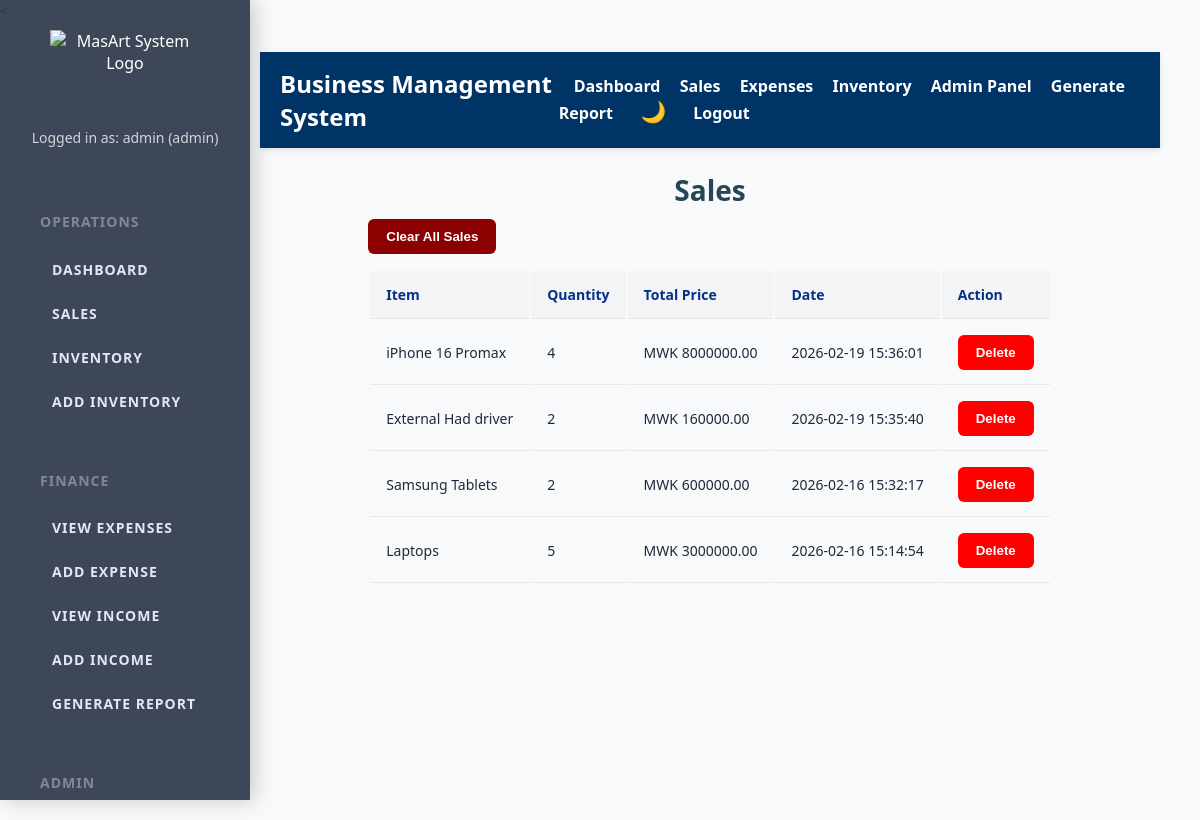
/sales (signed in), run on the app's committed database.
### tables this page shows
CREATE TABLE sales (
                id INTEGER PRIMARY KEY AUTOINCREMENT,
                item_id INTEGER NOT NULL,
                quantity INTEGER NOT NULL,
                total_price REAL NOT NULL,
                date TEXT DEFAULT CURRENT_TIMESTAMP,
                customer_name TEXT NOT NULL,
                FOREIGN KEY(item_id) REFERENCES inventory(id)
            );

CREATE TABLE inventory (
                id INTEGER PRIMARY KEY AUTOINCREMENT,
                item_name TEXT UNIQUE NOT NULL,
                quantity INTEGER NOT NULL,
                price REAL NOT NULL
            );

### app.py (the view)
@app.route('/sales')
def view_sales():
    if 'user' not in session:
        return redirect(url_for('login'))
    with get_db_connection() as conn:
        cursor = conn.cursor()
        cursor.execute("""
            SELECT s.id,
                   i.item_name,
                   s.quantity,
                   s.total_price,
                   s.date
            FROM sales s
            JOIN inventory i ON s.item_id = i.id
            ORDER BY s.date DESC
        """)
        sales = cursor.fetchall()
    return render_template('sales.html', sales=sales)

### app.py (called while the page is built)
def get_db_connection():
    conn = sqlite3.connect(DATABASE, timeout=10)  # Added timeout to avoid database lock errors
    conn.row_factory = sqlite3.Row  # This allows us to access columns by name
    return conn

### templates/sales.html (shortened to what this page needs)
{% extends "base.html" %}
{% block content %}
<h2>Sales</h2>
{% if session['role'] == 'admin' %}
<form method="POST"
      action="{{ url_for('clear_sales') }}"
      onsubmit="return confirm('Are you sure you want to delete ALL sales?');">
    <button type="submit"
            style="background:darkred; color:white; margin-bottom:15px;">
        Clear All Sales
    </button>
</form>
{% endif %}
<table>
    <thead>
        <tr>
            <th>Item</th>
            <th>Quantity</th>
            <th>Total Price</th>
            <th>Date</th>
            {% if session['role'] == 'admin' %}
            <th>Action</th>
            {% endif %}
        </tr>
    </thead>
    <tbody>
        {% for sale in sales %}
        <tr>
            <td>{{ sale['item_name'] }}</td>
            <td>{{ sale['quantity'] }}</td>
            <td>MWK {{ "%.2f"|format(sale['total_price']) }}</td>
            <td>{{ sale['date'] }}</td>
            {% if session['role'] == 'admin' %}
            <td>
                <form method="POST"
                      action="{{ url_for('delete_sale', sale_id=sale['id']) }}"
                      onsubmit="return confirm('Delete this sale?');">
                    <button type="submit" style="background:red; color:white;">Delete</button>
                </form>
            </td>
            {% endif %}
        </tr>
        {% endfor %}
    </tbody>
</table>
{% endblock %}

### static/style.css (style rules this page uses)
:root { --bg-main: #f4f6f9; --bg-card: #ffffff; --text-main: #1e293b; --sidebar-bg: rgba(30, 41, 59, 0.85); }
body { margin: 0; font-family: 'Segoe UI', Tahoma, Geneva, Verdana, sans-serif; background: #f8f9fa; color: #333; color: var(--text-main); transition: all 0.3s ease; }
th, td { padding: 14px 16px; border-bottom: 1px solid #e5e7eb; font-size: 14px; }
th { background-color: #f3f4f6; font-weight: 600; color: #062f86; text-align: left; }
button, .add-sale-btn, .btn-pdf { background-color: #062f86; color: white; padding: 10px 18px; border: none; border-radius: 6px; font-weight: 600; cursor: pointer; transition: background-color 0.25s ease; display: inline-block; text-align: center; text-decoration: none; }
h2 { color: #264653; font-size: 28px; margin-bottom: 10px; text-align: center; }

### data on the page
sales: item_name "iPhone 16 Promax", quantity "4", total_price "8000000.00", date "2026-02-19 15:36:01"
sales: item_name "External Had driver", quantity "2", total_price "160000.00", date "2026-02-19 15:35:40"
sales: item_name "Samsung Tablets", quantity "2", total_price "600000.00", date "2026-02-16 15:32:17"
sales: item_name "Laptops", quantity "5", total_price "3000000.00", date "2026-02-16 15:14:54"

### other printed values
{{ session['user'] }} "admin"
{{ session['role'] }} "admin"
